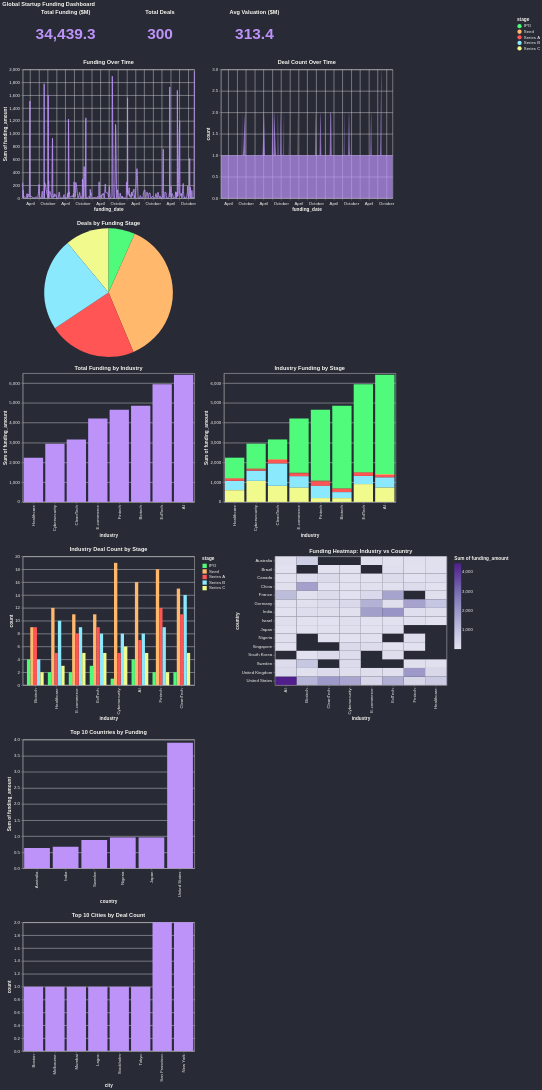

Write the Vega-Lite specification saved for this chart.
### Vega-Lite specification from a JSON file in a GitHub repository (floating-point values rounded to 4 significant figures; data arrays with more than 128 entries replaced by an {"elided": "..."} marker saying what was removed)
{"$schema": "https://vega.github.io/schema/vega-lite/v6.json", "title": "Global Startup Funding Dashboard", "vconcat": [{"hconcat": [{"width": 200, "height": 80, "mark": {"type": "text", "fontSize": 36, "fontWeight": "bold", "color": "#bd93f9"}, "encoding": {"text": {"type": "quantitative", "field": "funding_amount", "aggregate": "sum", "format": ",.1f"}}, "title": "Total Funding ($M)"}, {"width": 200, "height": 80, "mark": {"type": "text", "fontSize": 36, "fontWeight": "bold", "color": "#bd93f9"}, "encoding": {"text": {"type": "quantitative", "aggregate": "count", "format": ",.0f"}}, "title": "Total Deals"}, {"width": 200, "height": 80, "mark": {"type": "text", "fontSize": 36, "fontWeight": "bold", "color": "#bd93f9"}, "encoding": {"text": {"type": "quantitative", "field": "valuation", "aggregate": "mean", "format": ",.1f"}}, "title": "Avg Valuation ($M)"}]}, {"hconcat": [{"mark": {"type": "line", "color": "#bd93f9", "interpolate": "monotone"}, "encoding": {"x": {"field": "funding_date", "type": "temporal"}, "y": {"field": "funding_amount", "type": "quantitative", "aggregate": "sum"}, "tooltip": [{"field": "funding_date", "type": "temporal"}, {"field": "funding_amount", "type": "quantitative", "aggregate": "sum"}]}, "title": "Funding Over Time", "width": 400, "height": 300}, {"mark": {"type": "area", "color": "#bd93f9", "interpolate": "monotone", "opacity": 0.7}, "encoding": {"x": {"field": "funding_date", "type": "temporal"}, "y": {"aggregate": "count", "type": "quantitative", "title": "count"}, "tooltip": [{"field": "funding_date", "type": "temporal"}, {"aggregate": "count", "type": "quantitative", "title": "count"}]}, "title": "Deal Count Over Time", "width": 400, "height": 300}]}, {"mark": "arc", "encoding": {"theta": {"aggregate": "count", "type": "quantitative", "title": "count"}, "color": {"field": "stage", "type": "nominal", "scale": {"range": ["#50fa7b", "#ffb86c", "#ff5555", "#8be9fd", "#f1fa8c"]}}, "tooltip": [{"field": "stage", "type": "nominal"}, {"aggregate": "count", "type": "quantitative", "title": "count"}]}, "title": "Deals by Funding Stage", "width": 400, "height": 300}, {"hconcat": [{"mark": {"type": "bar", "color": "#bd93f9"}, "encoding": {"x": {"field": "industry", "type": "nominal", "sort": {"encoding": "y", "order": "ascending"}}, "y": {"field": "funding_amount", "type": "quantitative", "aggregate": "sum"}, "tooltip": [{"field": "industry"}, {"field": "funding_amount", "type": "quantitative", "aggregate": "sum"}]}, "title": "Total Funding by Industry", "width": 400, "height": 300}, {"mark": "bar", "encoding": {"x": {"field": "industry", "type": "nominal", "sort": {"encoding": "y", "order": "ascending"}}, "y": {"field": "funding_amount", "type": "quantitative", "aggregate": "sum"}, "color": {"field": "stage", "type": "nominal", "scale": {"range": ["#50fa7b", "#ffb86c", "#ff5555", "#8be9fd", "#f1fa8c"]}}, "tooltip": [{"field": "industry"}, {"field": "funding_amount", "type": "quantitative", "aggregate": "sum"}, {"field": "stage"}]}, "title": "Industry Funding by Stage", "width": 400, "height": 300}]}, {"hconcat": [{"mark": "bar", "encoding": {"x": {"field": "industry", "type": "nominal", "sort": {"encoding": "y", "order": "ascending"}}, "y": {"aggregate": "count", "type": "quantitative", "title": "count"}, "xOffset": {"field": "stage", "type": "nominal"}, "color": {"field": "stage", "type": "nominal", "scale": {"range": ["#50fa7b", "#ffb86c", "#ff5555", "#8be9fd", "#f1fa8c"]}}, "tooltip": [{"field": "industry"}, {"aggregate": "count", "type": "quantitative", "title": "count"}, {"field": "stage"}]}, "title": "Industry Deal Count by Stage", "width": 400, "height": 300}, {"mark": "rect", "encoding": {"x": {"field": "industry", "type": "nominal"}, "y": {"field": "country", "type": "nominal"}, "color": {"type": "quantitative", "field": "funding_amount", "aggregate": "sum", "scale": {"scheme": "purples"}}, "tooltip": [{"field": "industry"}, {"field": "country"}, {"type": "quantitative", "field": "funding_amount", "aggregate": "sum"}]}, "title": "Funding Heatmap: Industry vs Country", "width": 400, "height": 300}]}, {"mark": {"type": "bar", "color": "#bd93f9"}, "encoding": {"x": {"field": "country", "type": "nominal", "sort": {"encoding": "y", "order": "ascending"}}, "y": {"field": "funding_amount", "type": "quantitative", "aggregate": "sum"}, "tooltip": [{"field": "country"}, {"field": "funding_amount", "type": "quantitative", "aggregate": "sum"}]}, "transform": [{"window": [{"op": "rank", "as": "_rank"}], "sort": [{"field": "funding_amount", "order": "ascending"}]}, {"filter": "datum._rank <= 10"}], "title": "Top 10 Countries by Funding", "width": 400, "height": 300}, {"mark": {"type": "bar", "color": "#bd93f9"}, "encoding": {"x": {"field": "city", "type": "nominal", "sort": {"encoding": "y", "order": "ascending"}}, "y": {"aggregate": "count", "type": "quantitative", "title": "count"}, "tooltip": [{"field": "city"}, {"aggregate": "count", "type": "quantitative", "title": "count"}]}, "transform": [{"window": [{"op": "rank", "as": "_rank"}], "sort": [{"field": "funding_amount", "order": "ascending"}]}, {"filter": "datum._rank <= 10"}], "title": "Top 10 Cities by Deal Count", "width": 400, "height": 300}], "config": {"range": {"category": ["#50fa7b", "#ffb86c", "#ff5555", "#8be9fd", "#f1fa8c"]}, "background": "#282a36", "title": {"color": "#f8f8f2"}, "axis": {"labelColor": "#f8f8f2", "titleColor": "#f8f8f2"}, "legend": {"labelColor": "#f8f8f2", "titleColor": "#f8f8f2"}}, "data": {"values": {"elided": "300 records"}}}
